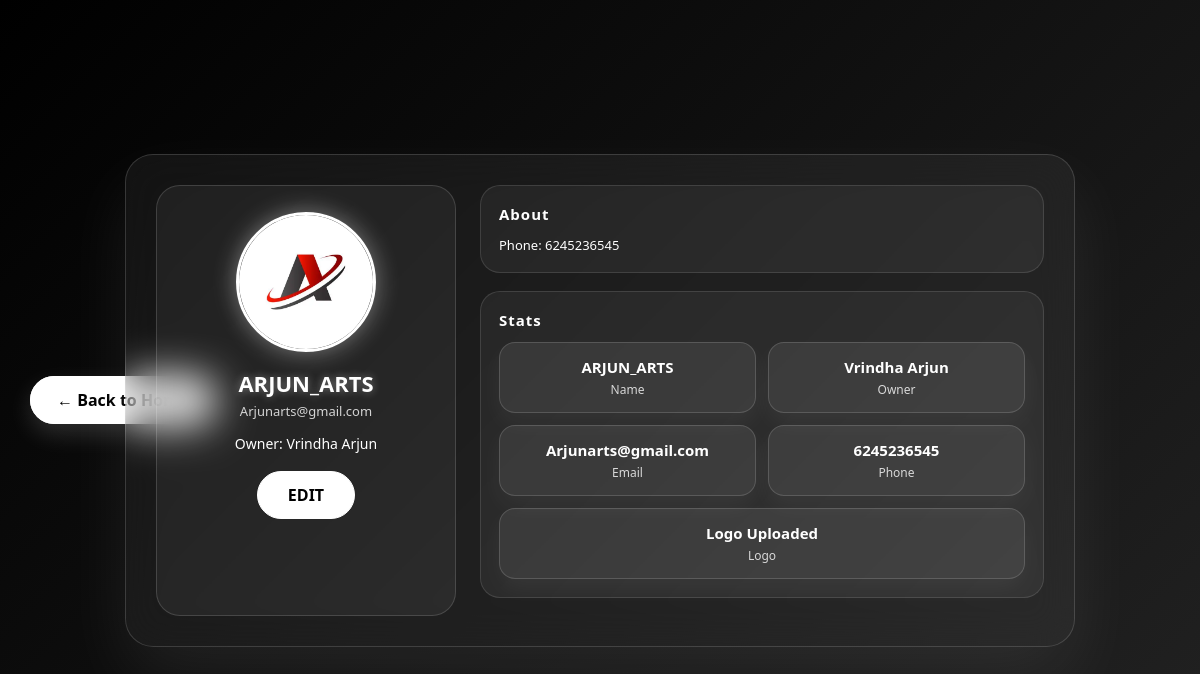
The page /profile_institution/ (signed in) on the database its author committed.
### danceapp/models.py (models this page shows, shortened)
class DanceInstitution(models.Model):
    name = models.CharField(max_length=150, null=True, blank=True)
    owner_name = models.CharField(max_length=100, null=True, blank=True)
    description = models.TextField(max_length=200, null=True, blank=True)
    email = models.EmailField(unique=True)
    phone = models.CharField(max_length=15, null=True, blank=True)
    password = models.CharField(max_length=50, null=True, blank=True)
    certificate = models.FileField(upload_to='institution_docs/', null=True, blank=True)
    logo = models.FileField(upload_to='institution_logos/', null=True, blank=True)
    DISTRICT_CHOICES=[
            ('Trivandrum','Trivandrum'),
            ('Kollam','Kollam'),
            ('Pathanamthitta','Pathanamthitta'),
            ('Alappuzha','Alappuzha'),
            ('Kottayam','Kottayam'),
            ('Idukki','Idukki'),
            ('Ernakulam','Ernakulam'),
            ('Thrissur','Thrissur'),
            ('Palakkad','Palakkad'),
            ('Malappuram','Malappuram'),
            ('Kozhikode','Kozhikode'),
            ('Wayanad','Wayanad'),
            ('Kannur','Kannur'),
            ('Kasargod','Kasaragod'),
        ]
    district = models.CharField(max_length=20,choices=DISTRICT_CHOICES,null=True,blank=True)
    isapproved = models.BooleanField(default=False)
    isrejected = models.BooleanField(default=False)

### danceapp/views.py (the view)
# urls.py: path('profile_institution/',views.profile_institution,name='profile_institution'),
def profile_institution(request):
    if 'email' in request.session:
        email = request.session['email']
        try:
            institution = models.DanceInstitution.objects.get(email=email)
            return render(request, 'profile_institution.html', {'institution': institution})
        except models.DanceInstitution.DoesNotExist:
            return HttpResponse("<script> alert('Institution Not Found!'); window.location.href='/institutionlogin/'; </script>")
    return HttpResponse("<script> alert('email not found!'); window.location.href='/institutionlogin/'; </script>")

### danceapp/templates/profile_institution.html (shortened to what this page needs)
<!doctype html>
<html lang="en">
{% load static %}
<head>
</head>
<body>
<div class="back-wrap">
  <a href="{% url 'institutionhome' %}" class="back-btn">&larr; Back to Home</a>
</div>
<div class="container">
  <div class="profile">
    {% if institution.logo %}
      <div class="avatar">
        <img src="{{ institution.logo.url }}" alt="Logo">
      </div>
    {% else %}
      <div class="avatar">
        <img src="{% static 'images/default_profile.png' %}" alt="No Logo">
      </div>
    {% endif %}
    <h2>{{ institution.name }}</h2>
    <div class="email">{{ institution.email }}</div>
    <div class="owner">Owner: {{ institution.owner_name }}</div>
    <a href="{% url 'edit_profile_institution' %}" class="edit-btn">EDIT</a>
  </div>
  <div>
    <div class="section">
      <h3>About</h3>
      <p style="font-size:13px;margin:0">
        Phone: {{ institution.phone }}
      </p>
    </div>
    <div class="section">
      <h3>Stats</h3>
      <div class="stats">
        <div class="stat">
          <h4>{{ institution.name }}</h4>
          <p>Name</p>
        </div>
        <div class="stat">
          <h4>{{ institution.owner_name }}</h4>
          <p>Owner</p>
        </div>
        <div class="stat">
          <h4>{{ institution.email }}</h4>
          <p>Email</p>
        </div>
        <div class="stat">
          <h4>{{ institution.phone }}</h4>
          <p>Phone</p>
        </div>
        <div class="stat">
          <h4>{% if institution.logo %}Logo Uploaded{% else %}No Logo{% endif %}</h4>
          <p>Logo</p>
        </div>
      </div>
    </div>
  </div>
</div>
</body>
</html>

### danceapp/templates/profile_institution.html (style rules this page uses)
:root { --bg-start:#000000; --bg-mid:#111111; --bg-end:#222222; --accent:#ffffff; --glass:rgba(255,255,255,0.08); --glass-dark:rgba(255,255,255,0.06); font-family:'Poppins',system-ui,sans-serif; }
* { box-sizing:border-box }
html,body { margin:0; height:100%; }
body { background:linear-gradient(135deg,var(--bg-start),var(--bg-mid),var(--bg-end)); display:flex; align-items:center; justify-content:center; padding:30px; color:#fff; }
.back-wrap { position:absolute; left:30px; top:50%; transform:translateY(-50%); }
.back-btn { background:#ffffff; padding:12px 26px; border-radius:30px; color:#000; font-weight:800; text-decoration:none; border:1px solid #ffffff; box-shadow:0 10px 25px rgba(255,255,255,0.15); transition:.3s; }
.container { width:100%; max-width:950px; background:var(--glass-dark); border-radius:28px; padding:30px; display:grid; grid-template-columns:300px 1fr; gap:24px; backdrop-filter:blur(20px); border:1px solid rgba(255,255,255,0.15); box-shadow:0 30px 70px rgba(255,255,255,0.08); }
.profile { background:rgba(255,255,255,0.05); border-radius:24px; padding:26px; text-align:center; border:1px solid rgba(255,255,255,0.15); }
.avatar { width:140px; height:140px; border-radius:50%; margin:0 auto 16px; overflow:hidden; border:3px solid #ffffff; box-shadow:0 0 25px rgba(255,255,255,0.4); }
.avatar img { width:100%; height:100%; object-fit:cover; }
.profile h2 { margin:8px 0 4px; font-size:22px; text-shadow:0 0 8px rgba(255,255,255,0.4); }
.profile .email { font-size:13px; opacity:0.8; }
.profile .owner { margin-top:14px; font-size:14px; }
.edit-btn { display:inline-block; margin-top:18px; padding:12px 30px; border-radius:30px; background:#ffffff; color:#000; font-weight:800; text-decoration:none; border:1px solid #ffffff; transition:.3s; }
.section { background:rgba(255,255,255,0.05); border-radius:20px; padding:18px; margin-bottom:18px; border:1px solid rgba(255,255,255,0.12); }
.section h3 { margin:0 0 12px; color:#ffffff; font-size:15px; letter-spacing:1px; }
.stats { display:flex; flex-wrap:wrap; gap:12px; }
.stat { background:rgba(255,255,255,0.08); padding:14px; border-radius:16px; flex:1 1 160px; text-align:center; border:1px solid rgba(255,255,255,0.15); box-shadow:0 10px 25px rgba(255,255,255,0.05); }
.stat h4 { margin:0; font-size:15px; }
.stat p { margin:4px 0 0; font-size:12px; opacity:.8; }

### rows shown on the page
DanceInstitution: logo (picture), name "ARJUN_ARTS", email "Arjunarts@gmail.com", owner_name "Vrindha Arjun", phone "6245236545"
